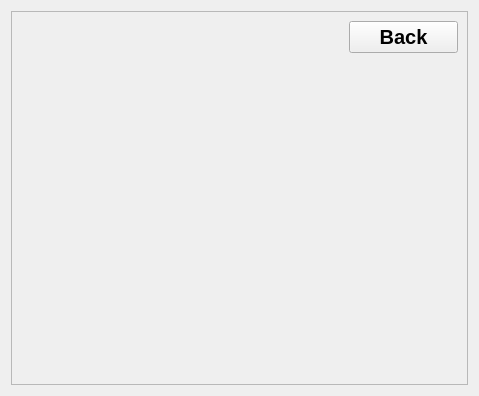
<?xml version="1.0" encoding="UTF-8"?>
<ui version="4.0">
 <class>InboxWidget</class>
 <widget class="QWidget" name="InboxWidget">
  <property name="geometry">
   <rect>
    <x>0</x>
    <y>0</y>
    <width>479</width>
    <height>396</height>
   </rect>
  </property>
  <property name="windowTitle">
   <string notr="true">Form</string>
  </property>
  <layout class="QGridLayout" name="gridLayout">
   <item row="0" column="0">
    <widget class="QFrame" name="generalFrame">
     <property name="maximumSize">
      <size>
       <width>1000</width>
       <height>16777215</height>
      </size>
     </property>
     <property name="frameShape">
      <enum>QFrame::Shape::StyledPanel</enum>
     </property>
     <property name="frameShadow">
      <enum>QFrame::Shadow::Raised</enum>
     </property>
     <layout class="QVBoxLayout" name="verticalLayout">
      <item>
       <layout class="QHBoxLayout" name="backLayout" stretch="3,1">
        <item>
         <spacer name="horizontalSpacer">
          <property name="orientation">
           <enum>Qt::Orientation::Horizontal</enum>
          </property>
          <property name="sizeType">
           <enum>QSizePolicy::Policy::Expanding</enum>
          </property>
          <property name="sizeHint" stdset="0">
           <size>
            <width>40</width>
            <height>20</height>
           </size>
          </property>
         </spacer>
        </item>
        <item>
         <widget class="QPushButton" name="backButton">
          <property name="sizePolicy">
           <sizepolicy hsizetype="Preferred" vsizetype="Fixed">
            <horstretch>0</horstretch>
            <verstretch>0</verstretch>
           </sizepolicy>
          </property>
          <property name="font">
           <font>
            <family>Arial</family>
            <pointsize>15</pointsize>
            <bold>true</bold>
           </font>
          </property>
          <property name="text">
           <string>Back</string>
          </property>
         </widget>
        </item>
       </layout>
      </item>
      <item>
       <widget class="QScrollArea" name="selectMessageArea">
        <property name="sizePolicy">
         <sizepolicy hsizetype="Expanding" vsizetype="Preferred">
          <horstretch>0</horstretch>
          <verstretch>1</verstretch>
         </sizepolicy>
        </property>
        <property name="styleSheet">
         <string notr="true">
                QScrollArea {
                    border: none;
                }
            </string>
        </property>
        <property name="frameShape">
         <enum>QFrame::Shape::StyledPanel</enum>
        </property>
        <property name="frameShadow">
         <enum>QFrame::Shadow::Sunken</enum>
        </property>
        <property name="lineWidth">
         <number>0</number>
        </property>
        <property name="widgetResizable">
         <bool>true</bool>
        </property>
        <property name="alignment">
         <set>Qt::AlignmentFlag::AlignLeading|Qt::AlignmentFlag::AlignLeft|Qt::AlignmentFlag::AlignTop</set>
        </property>
        <widget class="QWidget" name="messageArea">
         <property name="geometry">
          <rect>
           <x>0</x>
           <y>0</y>
           <width>439</width>
           <height>315</height>
          </rect>
         </property>
         <layout class="QVBoxLayout" name="messageAreaLayout">
          <property name="sizeConstraint">
           <enum>QLayout::SizeConstraint::SetMinAndMaxSize</enum>
          </property>
         </layout>
        </widget>
       </widget>
      </item>
     </layout>
    </widget>
   </item>
  </layout>
 </widget>
 <resources/>
 <connections/>
</ui>
